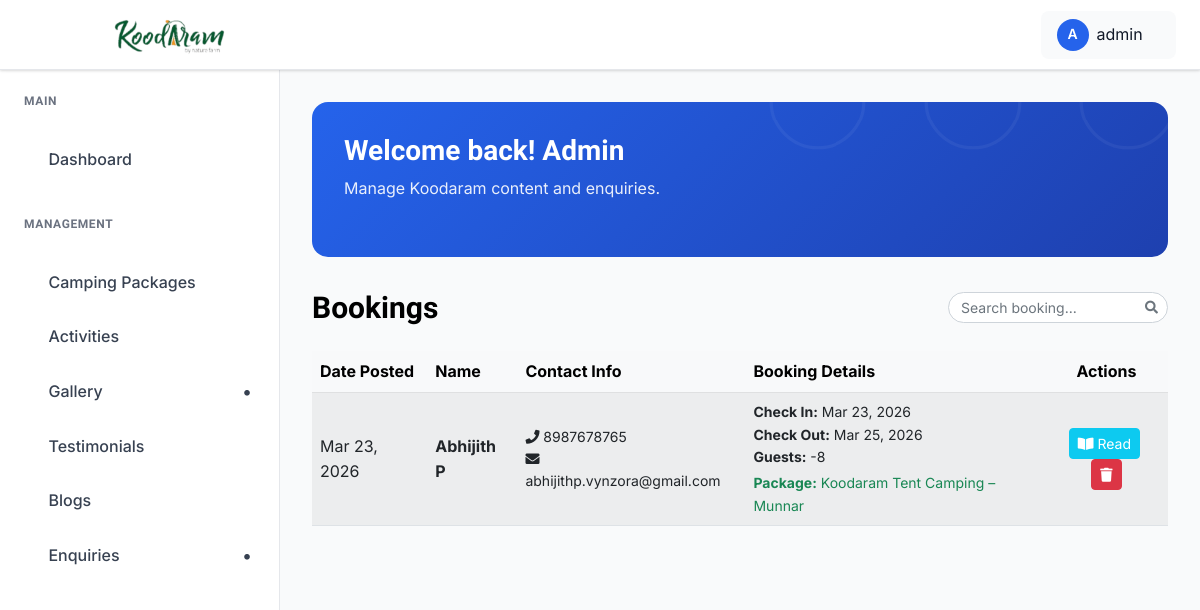
The page /dashboard/bookings/ (signed in) on the database as committed earlier.
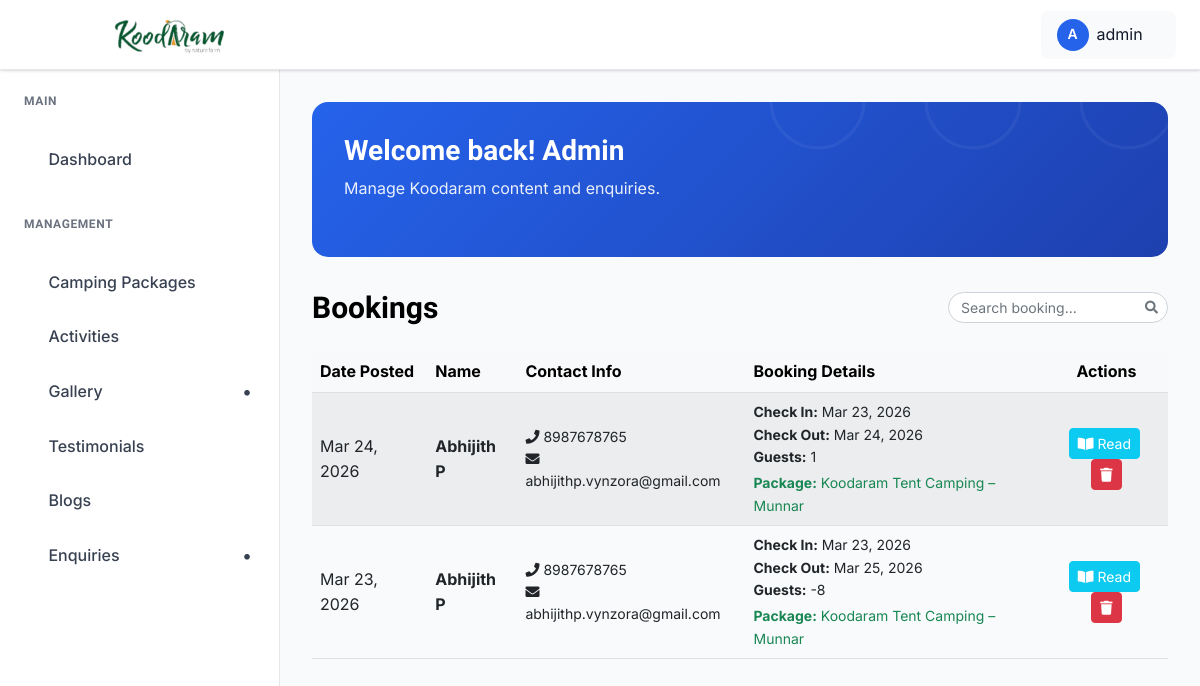
The same page on the database as committed later.
### koodaram_app/models.py (models this page shows, shortened)
class Booking(models.Model):
    name = models.CharField(max_length=100)
    email = models.EmailField()
    phone = models.CharField(max_length=20)
    check_in = models.DateField()
    check_out = models.DateField()
    camping_package = models.ForeignKey(CampingPackage, on_delete=models.SET_NULL, null=True, blank=True)
    guests = models.IntegerField()
    message = models.TextField(blank=True)
    created_at = models.DateTimeField(auto_now_add=True)

class OptimizedImageModel(models.Model):
    image_fields = []
    class Meta:
        abstract = True

class CampingPackage(OptimizedImageModel):
    image_fields = ["main_image"]
    name = models.CharField(max_length=200)
    slug = models.SlugField(unique=True, blank=True)
    description = models.TextField()
    main_image = models.ImageField(upload_to="camping/")
    check_in = models.CharField(max_length=20)
    check_out = models.CharField(max_length=20)
    normal_price = models.DecimalField(max_digits=10, decimal_places=2)
    special_price = models.DecimalField(max_digits=10, decimal_places=2)
    extra_person_price = models.DecimalField(max_digits=10, decimal_places=2)
    package_items = models.TextField()
    facilities = models.TextField()
    created_at = models.DateTimeField(auto_now_add=True)
    class Meta:
        verbose_name_plural = "Camping Packages"

### koodaram_app/views.py (the view)
# urls.py: path("dashboard/bookings/", views.admin_view_bookings, name="admin_view_bookings"),
@login_required(login_url="admin_login")
def admin_view_bookings(request):
    bookings = Booking.objects.all().order_by("-created_at")
    paginator = Paginator(bookings, 10)
    page_number = request.GET.get("page")
    page_obj = paginator.get_page(page_number)
    return render(request, "admin_pages/view_bookings.html", {"bookings": page_obj})

### koodaram_app/context_processors.py (called while the page is built)
def _star_parts(rating: float) -> list[str]:
    rating = max(0.0, min(5.0, float(rating)))
    full = int(rating)
    remainder = rating - full
    half = 1 if remainder >= 0.25 and remainder < 0.75 else 0
    if remainder >= 0.75:
        full = min(5, full + 1)
    empty = max(0, 5 - full - half)
    return (["full"] * full) + (["half"] * half) + (["empty"] * empty)

def google_reviews(request) -> dict[str, Any]:
    rating = getattr(settings, "GOOGLE_REVIEW_RATING", 0.0)
    count = getattr(settings, "GOOGLE_REVIEW_COUNT", 0)
    url = getattr(settings, "GOOGLE_REVIEW_URL", "")
    return {
        "google_review_rating": rating,
        "google_review_count": count,
        "google_review_url": url,
        "google_review_stars": _star_parts(rating),
    }

### templates/admin_pages/view_bookings.html (shortened to what this page needs)
{% extends "admin_pages/base.html" %}
{% load static %}
{% block content %}
<div class="dashboard__form__wraper">
    <div class="create__course__title mb-4 d-flex flex-wrap justify-content-between align-items-center gap-2">
        <h4 class="mb-0">Bookings</h4>
        <div class="d-flex align-items-center gap-2 ms-auto">
            <div class="search-box">
                <input type="text" id="bookingSearchInput" class="form-control form-control-sm"
                    placeholder="Search booking...">
            </div>
        </div>
    </div>
    <div class="custom-table-container">
        <table class="table table-striped table-hover align-middle">
            <thead class="table-light">
                <tr>
                    <th scope="col">Date Posted</th>
                    <th scope="col">Name</th>
                    <th scope="col">Contact Info</th>
                    <th scope="col">Booking Details</th>
                    <th scope="col" class="text-center">Actions</th>
                </tr>
            </thead>
            <tbody>
                {% for booking in bookings %}
                <tr>
                    <td>{{ booking.created_at|date:"M d, Y" }}</td>
                    <td><strong>{{ booking.name }}</strong></td>
                    <td>
                        <div class="d-flex flex-column small">
                            <span><i class="fas fa-phone"></i> {{ booking.phone }}</span>
                            {% if booking.email %}<span><i class="fas fa-envelope"></i> {{ booking.email }}</span>{% endif %}
                        </div>
                    </td>
                    <td>
                        <div class="d-flex flex-column small">
                            <span><strong>Check In:</strong> {{ booking.check_in|date:"M d, Y" }}</span>
                            <span><strong>Check Out:</strong> {{ booking.check_out|date:"M d, Y" }}</span>
                            <span><strong>Guests:</strong> {{ booking.guests }}</span>
                            {% if booking.camping_package %}
                            <span class="text-success mt-1"><strong>Package:</strong> {{ booking.camping_package.name }}</span>
                            {% endif %}
                        </div>
                    </td>
                    <td class="text-center">
                        <button type="button" class="btn btn-sm btn-info me-1 text-white" data-bs-toggle="modal"
                            data-bs-target="#readBookingModal{{ booking.id }}">
                            <i class="fas fa-book-open"></i> Read
                        </button>
                        <button type="button" class="btn btn-sm btn-danger" data-bs-toggle="modal"
                            data-bs-target="#deleteBookingModal{{ booking.id }}">
                            <i class="fas fa-trash"></i>
                        </button>
                    </td>
                </tr>
                {% empty %}
                <tr>
                    <td colspan="5" class="text-center py-4">
                        <p class="text-muted">No bookings yet.</p>
                    </td>
                </tr>
                {% endfor %}
            </tbody>
        </table>
    </div>
</div>
{% endblock %}

Rows that differ between the two databases and show on the page:
added Booking: created_at "Mar 24, 2026", name "Abhijith P", phone "8987678765", email "abhijithp.vynzora@gmail.com", check_in "Mar 23, 2026", check_out "Mar 24, 2026", guests "1", camping_package.name "Koodaram Tent Camping – Munnar"
